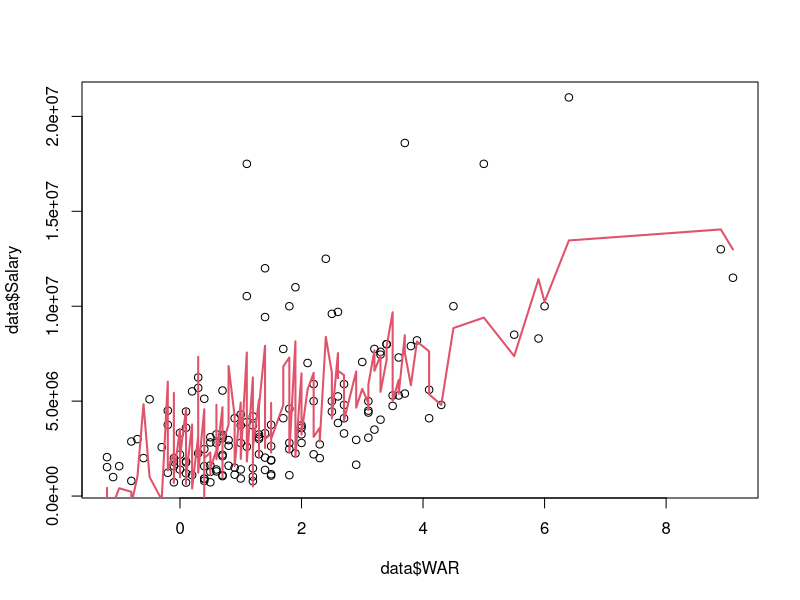
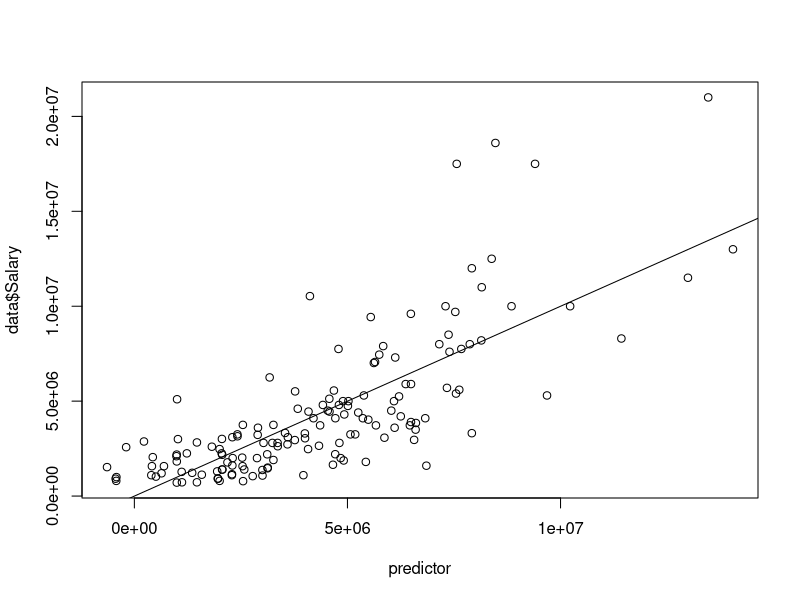
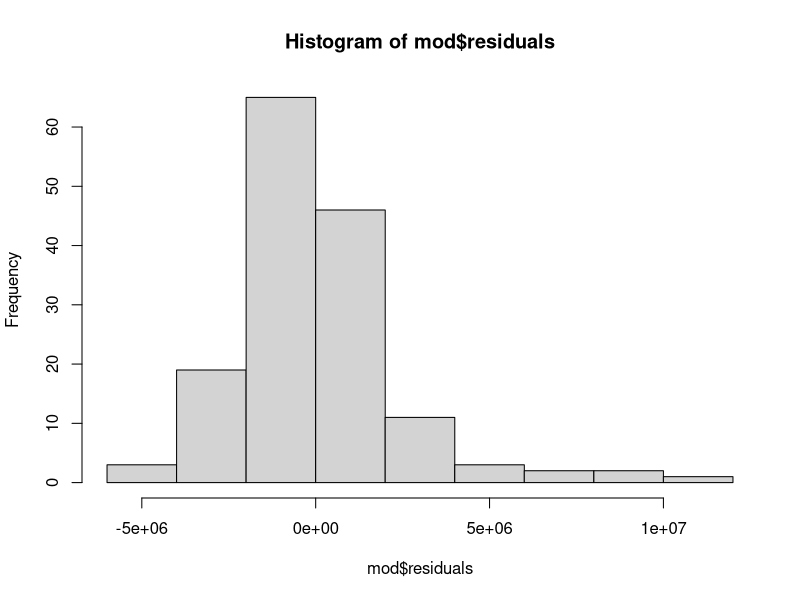
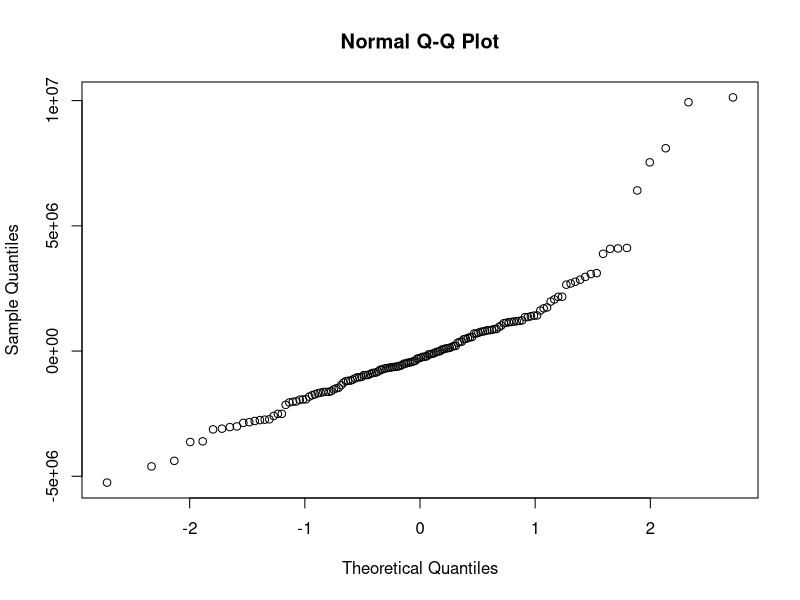
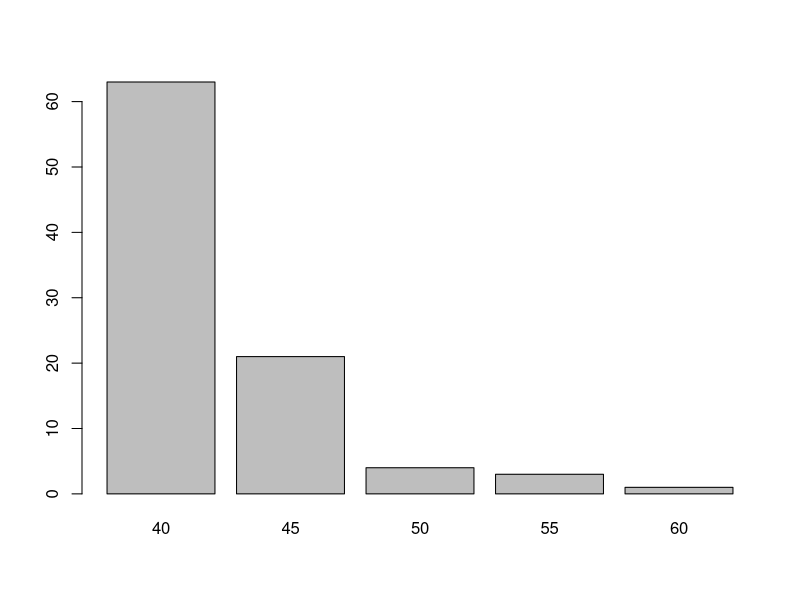
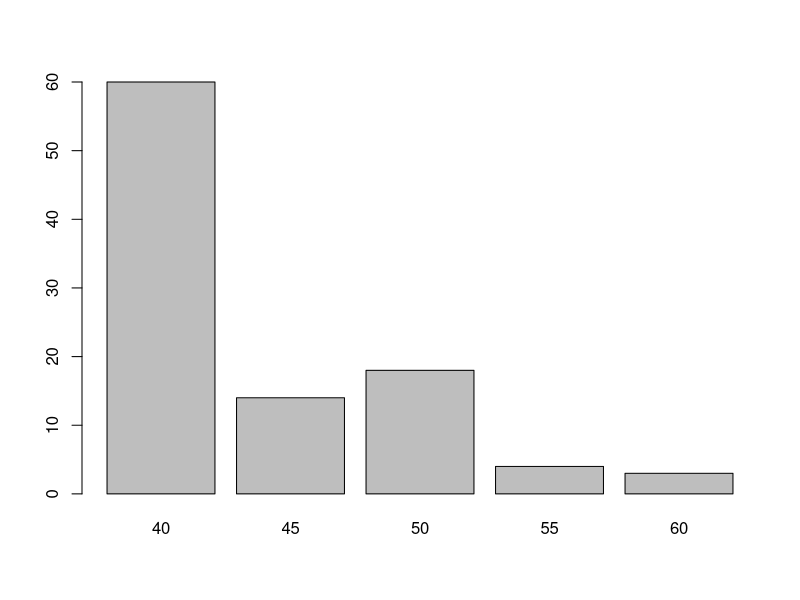
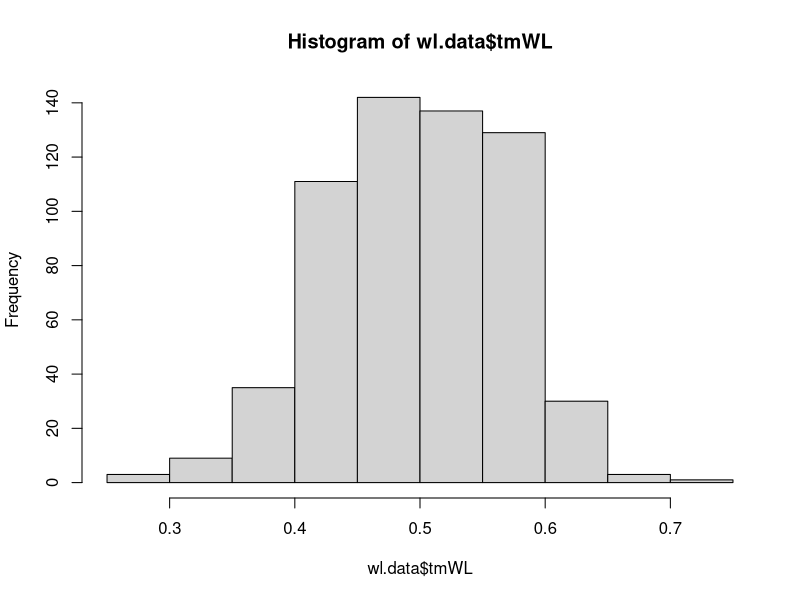
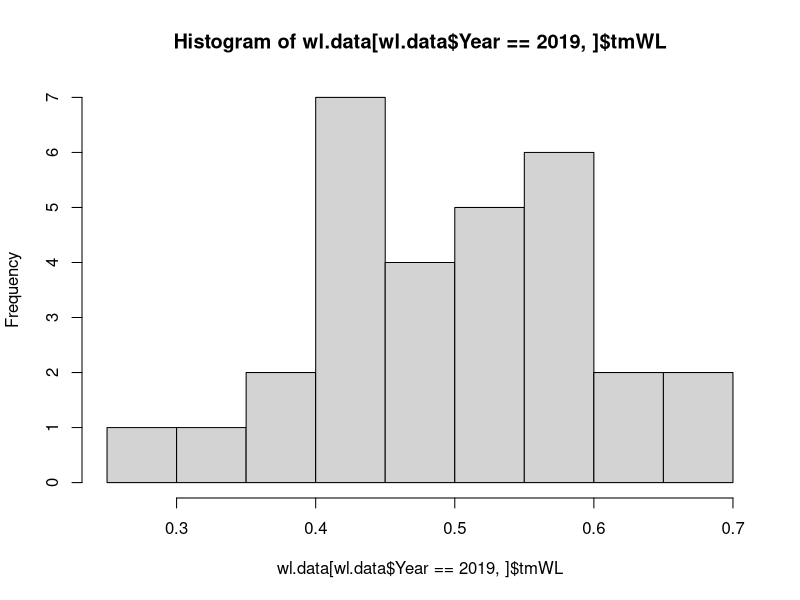

The R source for these figures, in order:
# Statistical analysis that inform simulation constants

# How do we model arbitration?
# Arbitration data is from SPOTRAC

data <- read.csv("arbitration.csv")

data$Salary <- as.numeric(gsub('[$,]', '', data$Salary))

mod <- lm(data$Salary ~ data$WAR + factor(data$Years) + data$Age); summary(mod)

# Alternative with polynomial
mod2 <- lm(data$Salary ~ poly(data$WAR, 3) + factor(data$Years) + data$Age); summary(mod)

plot(data$WAR, data$Salary)

predictor <- predict(mod)

ix <- sort(data$WAR,index.return=T)$ix
lines(data$WAR[ix], predictor[ix], col=2, lwd=2 ) 

plot(predictor, data$Salary)
abline(0, 1)

# Note: model can be improved by using a log transformation
hist(mod$residuals)
qqnorm(mod$residuals)

data <- read.csv("prospect_data/total-board-data.csv")

# How big is the board?

lengths(data)

# How many prospects per draft?
picks_2020 <- data[data$Sign.Mkt == "Draft" & data$Sign.Yr == 2020,]
lengths(picks_2020)[1]; 124 / 30  # There are 124 from 2020 - not all have signed yet, though, and the draft was smaller

picks_2019 <- data[data$Sign.Mkt == "Draft" & data$Sign.Yr == 2019,]
lengths(picks_2019)[1]; 184 / 30  # There are 184 from 2019

picks_2018 <- data[data$Sign.Mkt == "Draft" & data$Sign.Yr == 2018,]
lengths(picks_2018)[1]; 174 / 30  # There are 174 in 2018 - expected, because some drop out

# What proportion of prospects are from J2 vs. the Draft?

table(data$Sign.Mkt)
print("From J2: "); 472 / (831 + 472)
print("From Draft: "); 831 / (831 + 472)

831/472
6 / 3.5

# FV Distribution for J2 signings

prop.table(table(data$FV[data$Sign.Mkt == "J2"]))

# What is the FV distribution for a draft year?

# 2019
picks_2019$new.FV <- strtoi(gsub("+", "", picks_2019$FV))
table(picks_2019$new.FV)
prop.table(table(picks_2019$new.FV))
barplot(table(picks_2019$new.FV))

# 2018
picks_2018$new.FV <- strtoi(gsub("+", "", picks_2018$FV))
table(picks_2018$new.FV)
prop.table(table(picks_2018$new.FV))
barplot(table(picks_2018$new.FV))

# What are the FVs for each draft slot, assuming a draft of 180 players?
# Using figures from 2019 draft

.0109 * 180  # Top two are 60
.0326 * 180  # Next 6 are 55
.0435 * 180  # Next 8 are 50
.2283 * 180  # Next 41 are 45
.6848 * 180  # Next 123 are 40
2 + 6 + 8 + 41 + 123

# How many prospects are pitchers vs. hitters?

prop.table(table(data$Pos))
.100 + .393  # Pitchers - it's about evenly split

# What's the distribution of WL%?

wl.data <- read.csv("total.csv")
hist(wl.data$tmWL)

# Per year - it's pretty erratic
hist(wl.data[wl.data$Year == 2019,]$tmWL)
hist(wl.data[wl.data$Year == 2018,]$tmWL)
hist(wl.data[wl.data$Year == 2017,]$tmWL)
hist(wl.data[wl.data$Year == 2016,]$tmWL)

# What are the cut-off values for the important draft picks?

quantile(wl.data$tmWL, probs = c(2/30, 8/30, 16/30, (57 - 30)/30))

# What's the ETA of prospects when they're signed?

prop.table(table(data$ETA[data$Sign.Yr == 2020]))
prop.table(table(data$ETA[data$Sign.Yr == 2019]))
prop.table(table(data$ETA[data$Sign.Yr == 2018]))

plot(data$ETA[data$Sign.Yr == 2020], data$Age[data$Sign.Yr == 2020])

prop.table(table(data$ETA[data$Sign.Yr == 2020 & data$Age < 20]))  # Age < 20
prop.table(table(data$ETA[data$Sign.Yr == 2020 & data$Age >= 20]))  # Age < 20

# What are the ages of draft prospects?

hist(data$Age[data$Sign.Mkt == "Draft" & data$Sign.Yr == 2020])

# What do the J2 prospects look like?

hist(data$Age[data$Sign.Mkt == "J2" & data$Sign.Yr == 2019])  # Almost all age 17
prop.table(table(data$new.FV[data$Sign.Yr == 2019]))

# What does ETA look like for the whole board?
barplot(table(data$ETA))


# ETA vs. real ETA from The Board

# Adding in actual ETA based on leaderboards

board_2017 = read.csv("ETA Data/2017-board-data.csv")
board_2018 = read.csv("ETA Data/2018-board-data.csv")
leaders_2017 = read.csv("ETA Data/leaders-2017.csv")
leaders_2018 = read.csv("ETA Data/leaders-2018.csv")
leaders_2019 = read.csv("ETA Data/leaders-2019.csv")

board_2017$in2017 <- board_2017$Name %in% leaders_2017$Name
board_2017$in2018 <- board_2017$Name %in% leaders_2018$Name
board_2017$in2019 <- board_2017$Name %in% leaders_2019$Name

board_2018$in2018 <- board_2018$Name %in% leaders_2018$Name
board_2018$in2019 <- board_2018$Name %in% leaders_2019$Name

# Set ETA
{
board_2017$debut <-
  (2017 * board_2017$in2017) + 
  (2018 * (!board_2017$in2017 & board_2017$in2018)) + 
  (2019 * (!board_2017$in2017 & !board_2017$in2018 & board_2017$in2019)) + 
  (2020 * (!board_2017$in2017 & !board_2017$in2018 & !board_2017$in2019))
}

{
  board_2018$debut <-
    (2018 * (board_2018$in2018)) + 
    (2019 * (!board_2018$in2018 & board_2018$in2019)) + 
    (2020 * (!board_2018$in2018 & !board_2018$in2019))
}

# Tables and graphs
tab <- table(board_2017$ETA, board_2017$debut); tab
prop.table(tab, 1)

barplot(table(board_2017$debut[board_2017$ETA == 2017]))
barplot(table(board_2017$debut[board_2017$ETA == 2018]))
barplot(table(board_2017$debut[board_2017$ETA == 2019]))
barplot(table(board_2017$debut[board_2017$ETA > 2019]))

tab <- table(board_2018$ETA, board_2018$debut); tab
prop.table(tab, 1)

barplot(table(board_2018$debut[board_2018$ETA == 2018]))
barplot(table(board_2018$debut[board_2018$ETA == 2019]))
barplot(table(board_2018$debut[board_2018$ETA > 2019]))

# FV Drift

board_2019 = read.csv("ETA Data/2019-board-data.csv")
board_2020 = read.csv("ETA Data/2020-board-data.csv")

total_board <- rbind(data.frame("Name"=board_2017$Name), 
                     data.frame("Name"=board_2018$Name),
                     data.frame("Name"=board_2019$Name),
                     data.frame("Name"=board_2020$Name))
total_board <- unique(total_board)

total_board <- merge(total_board,
                     data.frame("Name"=board_2017$Name,
                                "FV2017"=board_2017$FV), by=c("Name"), all=TRUE)
total_board <- merge(total_board,
                     data.frame("Name"=board_2018$Name,
                                "FV2018"=board_2018$FV), by=c("Name"), all=TRUE)
total_board <- merge(total_board,
                     data.frame("Name"=board_2019$Name,
                                "FV2019"=board_2019$FV), by=c("Name"), all=TRUE)
total_board <- merge(total_board,
                     data.frame("Name"=board_2020$Name,
                                "FV2020"=board_2020$FV), by=c("Name"), all=TRUE)

tab1 <- table(total_board$FV2017, total_board$FV2018); tab1
tab2 <- table(total_board$FV2018, total_board$FV2019); tab2
tab3 <- table(total_board$FV2019, total_board$FV2020); tab3

prop.table(tab1, 1)
prop.table(tab2, 1)
prop.table(tab3, 1)

total = read.csv("total.csv")

# Analysis informing the world series probability function

# Wins from WAR sum regression
mod <- lm(Wtm ~ WARtot, data=total); summary(mod)
{
  plot(total$WARtot, total$Wtm, col="black"); 
  abline(mod, col="red");
  abline(47, 1, col="blue")
}

h <- hist(mod$residuals)
sd(mod$residuals)

# Overlayed normal distribution
x <- mod$residuals
xfit <- seq(min(x), max(x), length=600)
yfit <- dnorm(xfit, mean=mean(x), sd=sd(x))
yfit <- yfit * diff(h$mids[1:2]) * length(x)
lines(xfit, yfit, col="blue", lwd=2)

